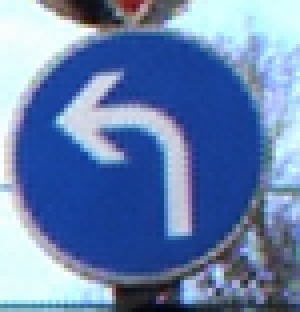
#> input picture test_images/1.png, 75 x 78 px (shown 4 times larger); its folder holds only this picture in this run
$ jupyter execute --allow-errors Traffic_Sign_Classifier.ipynb   (shell and % lines are left out)
#> lines starting #> are read from the running program, lines starting #| are printed output that depends on the picture
# Self-Driving Car Engineer Nanodegree

## Deep Learning

## Project: Build a Traffic Sign Recognition Classifier

In this notebook, a template is provided for you to implement your functionality in stages, which is required to successfully complete this project. If additional code is required that cannot be included in the notebook, be sure that the Python code is successfully imported and included in your submission if necessary.

> **Note**: Once you have completed all of the code implementations, you need to finalize your work by exporting the iPython Notebook as an HTML document. Before exporting the notebook to html, all of the code cells need to have been run so that reviewers can see the final implementation and output. You can then export the notebook by using the menu above and navigating to  \n",
    "**File -> Download as -> HTML (.html)**. Include the finished document along with this notebook as your submission.

In addition to implementing code, there is a writeup to complete. The writeup should be completed in a separate file, which can be either a markdown file or a pdf document. There is a [write up template](https://github.com/udacity/CarND-Traffic-Sign-Classifier-Project/blob/master/writeup_template.md) that can be used to guide the writing process. Completing the code template and writeup template will cover all of the [rubric points](https://review.udacity.com/#!/rubrics/481/view) for this project.

The [rubric](https://review.udacity.com/#!/rubrics/481/view) contains "Stand Out Suggestions" for enhancing the project beyond the minimum requirements. The stand out suggestions are optional. If you decide to pursue the "stand out suggestions", you can include the code in this Ipython notebook and also discuss the results in the writeup file.

>**Note:** Code and Markdown cells can be executed using the **Shift + Enter** keyboard shortcut. In addition, Markdown cells can be edited by typically double-clicking the cell to enter edit mode.

---
## Step 0: Load The Data

[cell 1]
# Load pickled data
import pickle

# TODO: Fill this in based on where you saved the training and testing data
datapath="/home/ubuntu/CarND-Traffic-Sign-Classifier-Project/data/"
training_file ="/home/ubuntu/CarND-Traffic-Sign-Classifier-Project/data/train.p"
validation_file="/home/ubuntu/CarND-Traffic-Sign-Classifier-Project/data/valid.p"
testing_file = "/home/ubuntu/CarND-Traffic-Sign-Classifier-Project/data/test.p"

#> (the rest of this cell did not finish here and is left out)

---

## Step 1: Dataset Summary & Exploration

The pickled data is a dictionary with 4 key/value pairs:

- `'features'` is a 4D array containing raw pixel data of the traffic sign images, (num examples, width, height, channels).
- `'labels'` is a 1D array containing the label/class id of the traffic sign. The file `signnames.csv` contains id -> name mappings for each id.
- `'sizes'` is a list containing tuples, (width, height) representing the original width and height the image.
- `'coords'` is a list containing tuples, (x1, y1, x2, y2) representing coordinates of a bounding box around the sign in the image. **THESE COORDINATES ASSUME THE ORIGINAL IMAGE. THE PICKLED DATA CONTAINS RESIZED VERSIONS (32 by 32) OF THESE IMAGES**

Complete the basic data summary below. Use python, numpy and/or pandas methods to calculate the data summary rather than hard coding the results. For example, the [pandas shape method](http://pandas.pydata.org/pandas-docs/stable/generated/pandas.DataFrame.shape.html) might be useful for calculating some of the summary results.

### Provide a Basic Summary of the Data Set Using Python, Numpy and/or Pandas

[cell 2]
### Replace each question mark with the appropriate value.
### Use python, pandas or numpy methods rather than hard coding the results
import numpy as np

# TODO: Number of training examples
#> (the rest of this cell did not finish here and is left out)

### Include an exploratory visualization of the dataset

Visualize the German Traffic Signs Dataset using the pickled file(s). This is open ended, suggestions include: plotting traffic sign images, plotting the count of each sign, etc.

The [Matplotlib](http://matplotlib.org/) [examples](http://matplotlib.org/examples/index.html) and [gallery](http://matplotlib.org/gallery.html) pages are a great resource for doing visualizations in Python.

**NOTE:** It's recommended you start with something simple first. If you wish to do more, come back to it after you've completed the rest of the sections. It can be interesting to look at the distribution of classes in the training, validation and test set. Is the distribution the same? Are there more examples of some classes than others?

[cell 3]
### Data exploration visualization code goes here.
### Feel free to use as many code cells as needed.
import matplotlib.pyplot as plt
import random
# Visualizations will be shown in the notebook.

#> (the rest of this cell did not finish here and is left out)

#> (a cell that did not finish here is left out)

----

## Step 2: Design and Test a Model Architecture

Design and implement a deep learning model that learns to recognize traffic signs. Train and test your model on the [German Traffic Sign Dataset](http://benchmark.ini.rub.de/?section=gtsrb&subsection=dataset).

The LeNet-5 implementation shown in the [classroom](https://classroom.udacity.com/nanodegrees/nd013/parts/fbf77062-5703-404e-b60c-95b78b2f3f9e/modules/6df7ae49-c61c-4bb2-a23e-6527e69209ec/lessons/601ae704-1035-4287-8b11-e2c2716217ad/concepts/d4aca031-508f-4e0b-b493-e7b706120f81) at the end of the CNN lesson is a solid starting point. You'll have to change the number of classes and possibly the preprocessing, but aside from that it's plug and play!

With the LeNet-5 solution from the lecture, you should expect a validation set accuracy of about 0.89. To meet specifications, the validation set accuracy will need to be at least 0.93. It is possible to get an even higher accuracy, but 0.93 is the minimum for a successful project submission.

There are various aspects to consider when thinking about this problem:

- Neural network architecture (is the network over or underfitting?)
- Play around preprocessing techniques (normalization, rgb to grayscale, etc)
- Number of examples per label (some have more than others).
- Generate fake data.

Here is an example of a [published baseline model on this problem](http://yann.lecun.com/exdb/publis/pdf/sermanet-ijcnn-11.pdf). It's not required to be familiar with the approach used in the paper but, it's good practice to try to read papers like these.

### Pre-process the Data Set (normalization, grayscale, etc.)

Minimally, the image data should be normalized so that the data has mean zero and equal variance. For image data, `(pixel - 128)/ 128` is a quick way to approximately normalize the data and can be used in this project.

Other pre-processing steps are optional. You can try different techniques to see if it improves performance.

Use the code cell (or multiple code cells, if necessary) to implement the first step of your project.

[cell 5]
### Preprocess the data here. It is required to normalize the data. Other preprocessing steps could include
### converting to grayscale, etc.
### Feel free to use as many code cells as needed.
# [44 lines left out: functions _preprocess_and_save, normalize, one_hot_encode, not called in this run]

def preprocess_and_save_data(normalize,one_hot_encode):
    """
    Preprocess Training and Validation Data
    """

    # Preprocess and Save all validation data
    _preprocess_and_save(normalize,one_hot_encode,X_valid,y_valid,'preprocess_validation.p')

    # Preprocess and Save all training data
    _preprocess_and_save(normalize,one_hot_encode,X_test, y_test, 'preprocess_test.p')

        # Prprocess and save a batch of training data
    _preprocess_and_save(normalize,one_hot_encode,X_train,y_train,'preprocess_Train.p')


#> (the rest of this cell did not finish here and is left out)

### Model Architecture

[cell 6]
### Define your architecture here.
### Feel free to use as many code cells as needed.
import tensorflow as tf
import pickle
import numpy as np
import random
from tensorflow.contrib.layers import xavier_initializer

def neural_net_image_input(image_shape):
    """
    Return a Tensor for a batch of image input
    : image_shape: Shape of the images
    : return: Tensor for image input.
    """
    # TODO: Implement Function
    x = tf.placeholder(tf.float32, shape=([None] + list(image_shape)),name='x')
    return x

# [71 lines left out: functions neural_net_label_input, neural_net_keep_prob_input, conv, pool, flatten, fully_conn and 1 more, not called in this run]

[cell 7]
# [40 lines left out: function conv_net, not called in this run]

[cell 8]
# Remove previous weights, bias, inputs, etc..
tf.reset_default_graph()
#> (this line was passed over: tensorflow is not available in this run)

# Inputs
#> (the rest of this cell did not finish here and is left out)

#> further down, temp is the input picture: PIL image 75x78 RGB; mean R, G, B 102.3, 129.5, 174.1
#> `temp=temp.resize((32, 32), Image.BILINEAR)`:
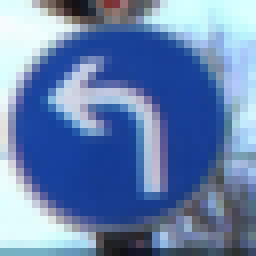
#> temp: PIL image 32x32 RGB (shown 8 times larger); mean R, G, B 102.3, 129.4, 174.2
y = neural_net_label_input(43)
keep_prob = neural_net_keep_prob_input()

# Model
logits = conv_net(x, keep_prob, 43)

# Name logits Tensor, so that is can be loaded from disk after training
logits = tf.identity(logits, name='logits')

# Loss and Optimizer
cost = tf.reduce_mean(tf.nn.softmax_cross_entropy_with_logits(logits=logits, labels=y))
optimizer = tf.train.AdamOptimizer().minimize(cost)

# Accuracy
correct_pred = tf.equal(tf.argmax(logits, 1), tf.argmax(y, 1))
accuracy = tf.reduce_mean(tf.cast(correct_pred, tf.float32), name='accuracy')

### Train, Validate and Test the Model

A validation set can be used to assess how well the model is performing. A low accuracy on the training and validation
sets imply underfitting. A high accuracy on the training set but low accuracy on the validation set implies overfitting.

[cell 9]
### Train your model here.
### Calculate and report the accuracy on the training and validation set.
### Once a final model architecture is selected,
### the accuracy on the test set should be calculated and reported as well.
### Feel free to use as many code cells as needed.
def train_neural_network(session, optimizer, keep_probability, feature_batch, label_batch):
    session.run(optimizer,feed_dict={x: feature_batch,y: label_batch,keep_prob: keep_probability})
# [17 lines left out: functions print_stats, batch_features_labels, not called in this run]

[cell 10]
from sklearn.utils import shuffle
epochs = 20
batch_size = 512
keep_probability = 0.5
#> (the rest of this cell did not finish here and is left out)

[cell 11]
save_model_path = './classification'
print('Training...')
#> (the rest of this cell did not finish here and is left out)

#### Trail1
(?, 32, 32, 3)
block1 layer:(?, 16, 16, 64)
block2 layer:(?, 8, 8, 128)
block3 layer:(?, 4, 4, 256)
faltten layer:(?, 4096)
fc1 layer:(?, 384)
fc2 layer:(?, 192)
output layer:(?, 43)
epochs = 20
batch_size = 512
keep_probability = 0.5
Cost: 0.0686   Valid Accuracy: 0.939
#### Trail2
(?, 32, 32, 3)
block1 layer:(?, 16, 16, 64)
block2 layer:(?, 8, 8, 256)
faltten layer:(?, 16384)
fc1 layer:(?, 128)
output layer:(?, 43)
epochs = 20
batch_size = 512
keep_probability = 0.5
Cost: 0.00316  Valid Accuracy: 0.959

[cell 12]
#saver = tf.train.Saver()

# [5 lines left out: function Val, not called in this run]
#> (the rest of this cell did not finish here and is left out)

---

## Step 3: Test a Model on New Images

To give yourself more insight into how your model is working, download at least five pictures of German traffic signs from the web and use your model to predict the traffic sign type.

You may find `signnames.csv` useful as it contains mappings from the class id (integer) to the actual sign name.

### Load and Output the Images

[cell 13]
### Load the images and plot them here.
### Feel free to use as many code cells as needed.
import matplotlib.pyplot as plt
import numpy as np
from PIL import Image
path = [0]*6
img = []
label = [[34],[3],[13],[35],[14],[17]]
#> (the rest of this cell did not finish here and is left out)

[cell 14]
def normalize(x):
    """
    Normalize a list of sample image data in the range of 0 to 1
    : x: List of image data.  The image shape is (32, 32, 3)
    : return: Numpy array of normalize data
    """
    # TODO: Implement Function
    #print(x)
    a = []
    for pix in x:
        pix = pix/256
        #print (pix.shape)
        a = np.append(a,pix)
#> this loop made 1 pass
#> after the loop, a = 3072 values, max 0.996 at index 70, min 0.0586 at index 3030, mean 0.528
        #print (a.shape)
    #print(a.size)
    a = np.reshape(a,(int(a.size/3072),32,32,3))
    #print (a.shape)
    return np.array(a)


def onehotencoder(label):
    from sklearn.preprocessing import OneHotEncoder
    enc = OneHotEncoder()
    print(label)
    temp = np.arange(43).reshape(1,-1).T
    print(temp.shape)
    enc.fit(temp)
    label = enc.transform(label).toarray()
    return label


labelonehot = onehotencoder(label)
img = normalize(img)
#print(labelonehot)

### Predict the Sign Type for Each Image & Analyze Performance

### Output Top 5 Softmax Probabilities For Each Image Found on the Web

For each of the new images, print out the model's softmax probabilities to show the **certainty** of the model's predictions (limit the output to the top 5 probabilities for each image). [`tf.nn.top_k`](https://www.tensorflow.org/versions/r0.12/api_docs/python/nn.html#top_k) could prove helpful here.

The example below demonstrates how tf.nn.top_k can be used to find the top k predictions for each image.

`tf.nn.top_k` will return the values and indices (class ids) of the top k predictions. So if k=3, for each sign, it'll return the 3 largest probabilities (out of a possible 43) and the correspoding class ids.

Take this numpy array as an example. The values in the array represent predictions. The array contains softmax probabilities for five candidate images with six possible classes. `tf.nn.top_k` is used to choose the three classes with the highest probability:

```
# (5, 6) array
a = np.array([[ 0.24879643,  0.07032244,  0.12641572,  0.34763842,  0.07893497,
         0.12789202],
       [ 0.28086119,  0.27569815,  0.08594638,  0.0178669 ,  0.18063401,
         0.15899337],
       [ 0.26076848,  0.23664738,  0.08020603,  0.07001922,  0.1134371 ,
         0.23892179],
       [ 0.11943333,  0.29198961,  0.02605103,  0.26234032,  0.1351348 ,
         0.16505091],
       [ 0.09561176,  0.34396535,  0.0643941 ,  0.16240774,  0.24206137,
         0.09155967]])
```

Running it through `sess.run(tf.nn.top_k(tf.constant(a), k=3))` produces:

```
TopKV2(values=array([[ 0.34763842,  0.24879643,  0.12789202],
       [ 0.28086119,  0.27569815,  0.18063401],
       [ 0.26076848,  0.23892179,  0.23664738],
       [ 0.29198961,  0.26234032,  0.16505091],
       [ 0.34396535,  0.24206137,  0.16240774]]), indices=array([[3, 0, 5],
       [0, 1, 4],
       [0, 5, 1],
       [1, 3, 5],
       [1, 4, 3]], dtype=int32))
```

Looking just at the first row we get `[ 0.34763842,  0.24879643,  0.12789202]`, you can confirm these are the 3 largest probabilities in `a`. You'll also notice `[3, 0, 5]` are the corresponding indices.

[cell 15]
### Run the predictions here and use the model to output the prediction for each image.
### Make sure to pre-process the images with the same pre-processing pipeline used earlier.
### Feel free to use as many code cells as needed.
### Print out the top five softmax probabilities for the predictions on the German traffic sign images found on the web.
### Feel free to use as many code cells as needed.
import tensorflow as tf
from sklearn.preprocessing import LabelBinarizer
save_model_path = './classification'

# [24 lines left out: function display_image_predictions, not called in this run]

def test_model():
    loaded_graph = tf.Graph()
    with tf.Session(graph=loaded_graph) as sess:
            # Load model
            loader = tf.train.import_meta_graph(save_model_path + '.meta')
            loader.restore(sess, save_model_path)

            # Get Tensors from loaded model
            loaded_x = loaded_graph.get_tensor_by_name('x:0')
            loaded_y = loaded_graph.get_tensor_by_name('y:0')
            loaded_keep_prob = loaded_graph.get_tensor_by_name('keep_prob:0')
            loaded_logits = loaded_graph.get_tensor_by_name('logits:0')
            loaded_acc = loaded_graph.get_tensor_by_name('accuracy:0')

            test_predictions = sess.run(tf.nn.top_k(tf.nn.softmax(loaded_logits),5),feed_dict={loaded_x: img,loaded_keep_prob: 1.0})
            #print(labelonehot)
            display_image_predictions(img, labelonehot, test_predictions)

            ### Calculate the accuracy for these 5 new images.
            ### For example, if the model predicted 1 out of 5 signs correctly, it's 20% accurate on these new images.
            test_batch_acc_total = 0
            test_batch_count = 0

            test_batch_acc_total += sess.run(
            loaded_acc,
            feed_dict={loaded_x: img, loaded_y: labelonehot, loaded_keep_prob: 1.0})
            test_batch_count += 1
            print('Testing Accuracy: {}\n'.format(test_batch_acc_total/test_batch_count))


test_model()
#> (the call stopped at in test_model, `loaded_graph = tf.Graph()`: tensorflow is not available in this run)
